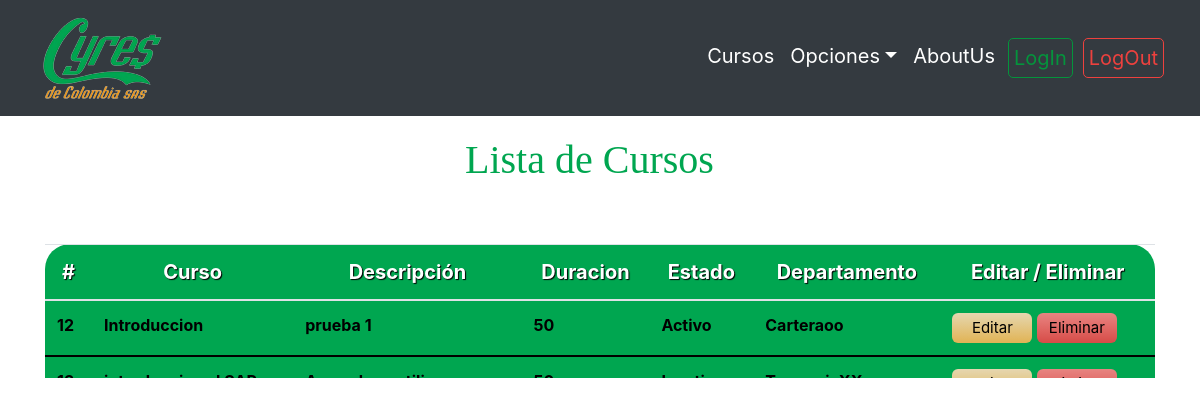
The app's page /, older data.
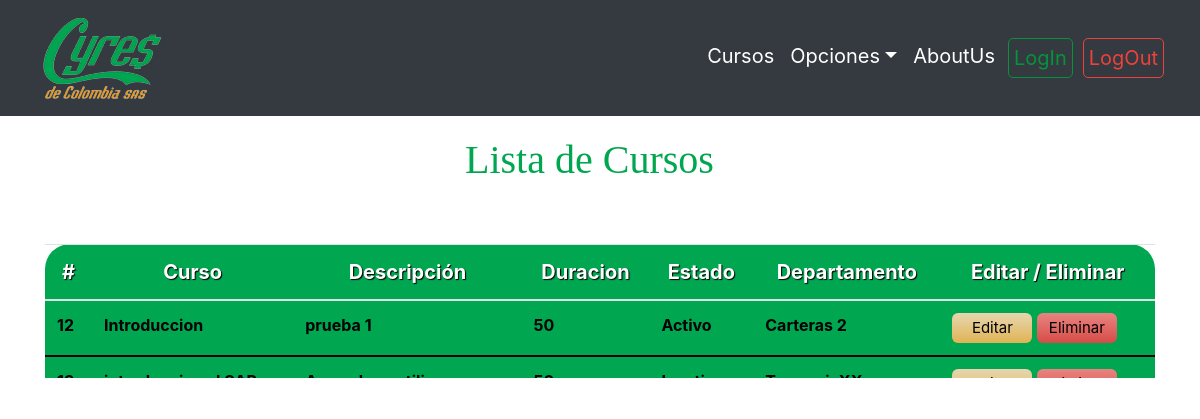
The same page, newer data.
### contenido/models.py (models this page shows, shortened)
class gestionCursos(models.Model):
    nomCurso=models.CharField(max_length=100)
    descripcion=models.CharField(max_length=1000)
    duracion=models.CharField(max_length=3)
    estado=models.BooleanField(default=False)
    nombreDpto=models.ForeignKey(Dpto, on_delete=models.CASCADE, null=False)

class Dpto(models.Model):
    nombreDpto=models.CharField(max_length=100)
    def __str__(self):
        return self.nombreDpto

### contenido/views.py (the view)
# urls.py: path('', views.home,name="home"),
def home(request):
    Curso=gestionCursos.objects.all()
    context={'Curso':Curso}
    return render(request,'home.html',context)

### contenido/Templates/home.html (shortened to what this page needs)
{% extends 'layout.html' %}
{% load static %}
{% block content %}
<link rel="stylesheet" href="https://cdn.jsdelivr.net/npm/bootstrap@4.3.1/dist/css/bootstrap.min.css"
>
<link rel="stylesheet" type="text/css"  href=" {% static 'css/home.css' %}">
<main role="main" class="container">
    <div class="row">
        <div class="col-12">
            <h1>Lista de Cursos</h1>
            <div class="table-responsive" >
                <table class="table " id="tablam">
                    <thead>
                        <tr>
                            <th scope="col">#</th>
                            <th scope="col">Curso</th>
                            <th scope="col">Descripción</th>
                            <th scope="col">Duracion</th>
                            <th scope="col">Estado</th>
                            <th scope="col">Departamento</a></th>
                            <th scope="col">Editar / Eliminar</th>
                        </tr>
                    </thead>
                    <tbody>
                        {% for curso in Curso %}
                            <tr>
                                <th scope="row">{{curso.id}}</th>
                                <th scope="row">{{curso.nomCurso}}</th>
                                <th scope="row">{{curso.descripcion}}</th>
                                <th scope="row">{{curso.duracion}}</th>
                                {% if curso.estado %}
                                <th scope="row">Activo</th>
                                {% else %}
                                <th scope="row">Inactivo</th>
                                {% endif %}
                                <th scope="row">{{curso.nombreDpto}}</th>
                                <td>
                                    <button class="editar"><a href="{% url 'editar' curso.id %}">Editar</a></button>
                                    <button class="eliminar"><a  href="{% url 'eliminar' curso.id %}">Eliminar</a></button>
                                </td>
                            </tr>
                    </tbody>
                    {% endfor %}
                </table>
            </div>
        </div>
    </div>
</main>
{% endblock %}

Row changes from the older to the newer data that the page shows:
changed through a linked row, gestionCursos "Introduccion": nombreDpto "Carteraoo" → "Carteras 2"
